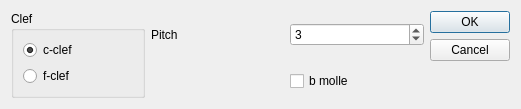
<?xml version="1.0" encoding="UTF-8"?>
<ui version="4.0">
 <class>NAClefSelect</class>
 <widget class="QDialog" name="NAClefSelect">
  <property name="geometry">
   <rect>
    <x>0</x>
    <y>0</y>
    <width>521</width>
    <height>106</height>
   </rect>
  </property>
  <property name="windowTitle">
   <string>Dialog</string>
  </property>
  <property name="styleSheet">
   <string notr="true">QDialog { background: rgb(120, 44, 34)
font: 14pt &quot;Ubuntu&quot;;}</string>
  </property>
  <layout class="QGridLayout" name="gridLayout">
   <item row="0" column="0" rowspan="2">
    <widget class="QGroupBox" name="clefBox">
     <property name="font">
      <font>
       <family>Ubuntu</family>
      </font>
     </property>
     <property name="title">
      <string>Clef</string>
     </property>
     <layout class="QGridLayout" name="gridLayout_2">
      <item row="0" column="0">
       <widget class="QRadioButton" name="cclef">
        <property name="font">
         <font>
          <family>Ubuntu</family>
         </font>
        </property>
        <property name="text">
         <string>c-clef</string>
        </property>
        <property name="checked">
         <bool>true</bool>
        </property>
       </widget>
      </item>
      <item row="1" column="0">
       <widget class="QRadioButton" name="fclef">
        <property name="font">
         <font>
          <family>Ubuntu</family>
         </font>
        </property>
        <property name="text">
         <string>f-clef</string>
        </property>
       </widget>
      </item>
     </layout>
    </widget>
   </item>
   <item row="0" column="1">
    <widget class="QLabel" name="pitchL">
     <property name="font">
      <font>
       <family>Ubuntu</family>
      </font>
     </property>
     <property name="text">
      <string>Pitch</string>
     </property>
    </widget>
   </item>
   <item row="0" column="2">
    <widget class="QSpinBox" name="pitch">
     <property name="font">
      <font>
       <family>Ubuntu</family>
      </font>
     </property>
     <property name="minimum">
      <number>1</number>
     </property>
     <property name="maximum">
      <number>4</number>
     </property>
     <property name="value">
      <number>3</number>
     </property>
    </widget>
   </item>
   <item row="0" column="3" rowspan="2">
    <widget class="QDialogButtonBox" name="buttonBox">
     <property name="font">
      <font>
       <family>Ubuntu</family>
      </font>
     </property>
     <property name="orientation">
      <enum>Qt::Vertical</enum>
     </property>
     <property name="standardButtons">
      <set>QDialogButtonBox::Cancel|QDialogButtonBox::Ok</set>
     </property>
    </widget>
   </item>
   <item row="1" column="2">
    <widget class="QCheckBox" name="bdurum">
     <property name="font">
      <font>
       <family>Ubuntu</family>
      </font>
     </property>
     <property name="text">
      <string>b molle</string>
     </property>
    </widget>
   </item>
  </layout>
 </widget>
 <resources/>
 <connections>
  <connection>
   <sender>buttonBox</sender>
   <signal>accepted()</signal>
   <receiver>NAClefSelect</receiver>
   <slot>accept()</slot>
   <hints>
    <hint type="sourcelabel">
     <x>248</x>
     <y>254</y>
    </hint>
    <hint type="destinationlabel">
     <x>157</x>
     <y>274</y>
    </hint>
   </hints>
  </connection>
  <connection>
   <sender>buttonBox</sender>
   <signal>rejected()</signal>
   <receiver>NAClefSelect</receiver>
   <slot>reject()</slot>
   <hints>
    <hint type="sourcelabel">
     <x>316</x>
     <y>260</y>
    </hint>
    <hint type="destinationlabel">
     <x>286</x>
     <y>274</y>
    </hint>
   </hints>
  </connection>
 </connections>
</ui>
